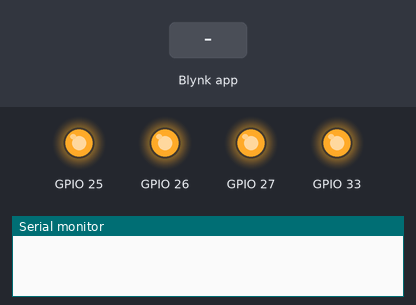
The sketch below on a simulated ESP32. Parts: output pins drawn as LEDs (lit = HIGH), the last lines printed to the serial monitor. The test bench sets the inputs (shaded band). WiFi joins after 1.5 s; servers stay silent unless stated.

Above: at 3.0 s.
3.1 s: Blynk app writes 1 to V0
At 3.7 s:
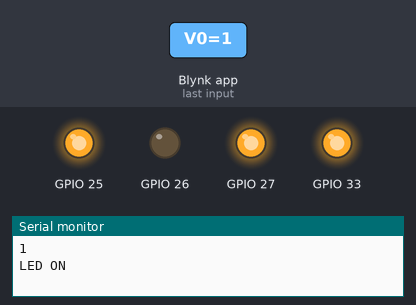
4.6 s: Blynk app writes 1 to V3
At 4.9 s:
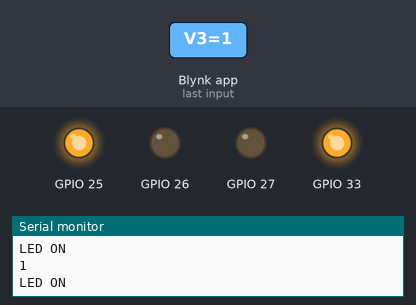
6.1 s: Blynk app writes 0 to V0
At 7.3 s:
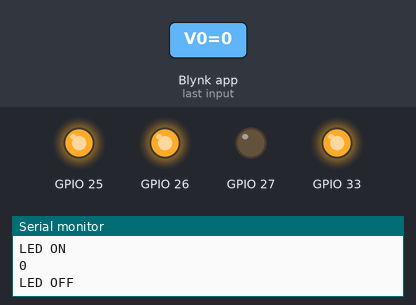
7.6 s: Blynk app writes 1 to V1
At 8.4 s:
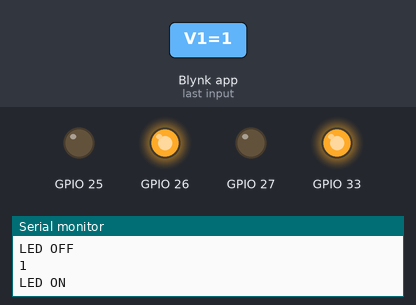
9.1 s: Blynk app writes 0 to V3
At 9.5 s:
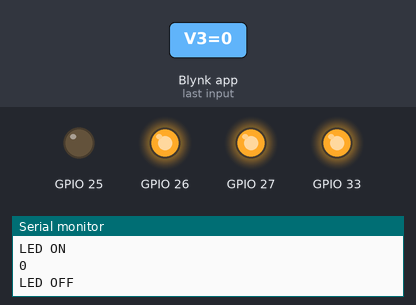
10.6 s: Blynk app writes 1 to V2
At 11.8 s:
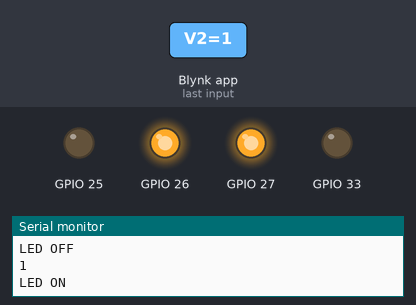
Timing chart, 0 to 13.1 s (numbered marks = the images above; inputs shaded):
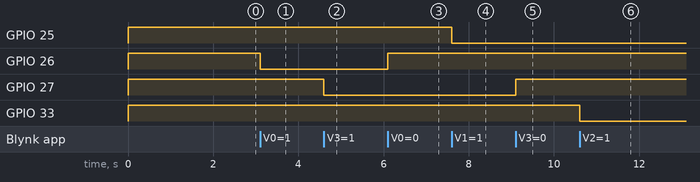

Measured:
- after the input at 3.1 s, GPIO 26: HIGH → LOW at once
- after the input at 4.6 s, GPIO 27: HIGH → LOW at once
- after the input at 6.1 s, GPIO 26: LOW → HIGH at once
- after the input at 7.6 s, GPIO 25: HIGH → LOW at once
- after the input at 9.1 s, GPIO 27: LOW → HIGH at once
- after the input at 10.6 s, GPIO 33: HIGH → LOW at once

The sketch:

blynk_esp32.ino
```cpp
//Include the library files
#define BLYNK_TEMPLATE_ID ""
#define BLYNK_TEMPLATE_NAME "AUTOMATION"
#define BLYNK_AUTH_TOKEN ""

#define BLYNK_PRINT Serial
#include <WiFi.h>
#include <WiFiClient.h>
#include <BlynkSimpleEsp32.h>

// Enter your Auth token
char auth[] = BLYNK_AUTH_TOKEN;

//Enter your WIFI SSID and password
char ssid[] = "harisalip";
char pass[] = "12345678";

BLYNK_WRITE(V0)
{
  int value = param.asInt();
  Serial.println(value);
  if(value == 1)
  {
    digitalWrite(26, LOW);
    Serial.println("LED ON");

  }
  if(value == 0)
  {
     digitalWrite(26, HIGH);
     Serial.println("LED OFF");

  }
}

BLYNK_WRITE(V3)
{
  int value = param.asInt();
  Serial.println(value);
  if(value == 1)
  {
    digitalWrite(27, LOW);
    Serial.println("LED ON");

  }
  if(value == 0)
  {
     digitalWrite(27, HIGH);
     Serial.println("LED OFF");

  }
}
BLYNK_WRITE(V1)
{
  int value = param.asInt();
  Serial.println(value);
  if(value == 1)
  {
    digitalWrite(25, LOW);
    Serial.println("LED ON");

  }
  if(value == 0)
  {
     digitalWrite(25, HIGH);
     Serial.println("LED OFF");

  }
}
BLYNK_WRITE(V2)
{
  int value = param.asInt();
  Serial.println(value);
  if(value == 1)
  {
    digitalWrite(33, LOW);
    Serial.println("LED ON");

  }
  if(value == 0)
  {
     digitalWrite(33, HIGH);
     Serial.println("LED OFF");

  }
}
void setup(){
  digitalWrite(25, HIGH);
  digitalWrite(26, HIGH);
  digitalWrite(27, HIGH);
  digitalWrite(33, HIGH);

  // Debug console
  pinMode(26,OUTPUT);
  pinMode(27,OUTPUT);
  pinMode(25,OUTPUT);
  pinMode(33,OUTPUT);
  Serial.begin(9600);
  Blynk.begin(auth, ssid, pass, "blynk.cloud", 80);
}

void loop(){
  Blynk.run();
}
```
